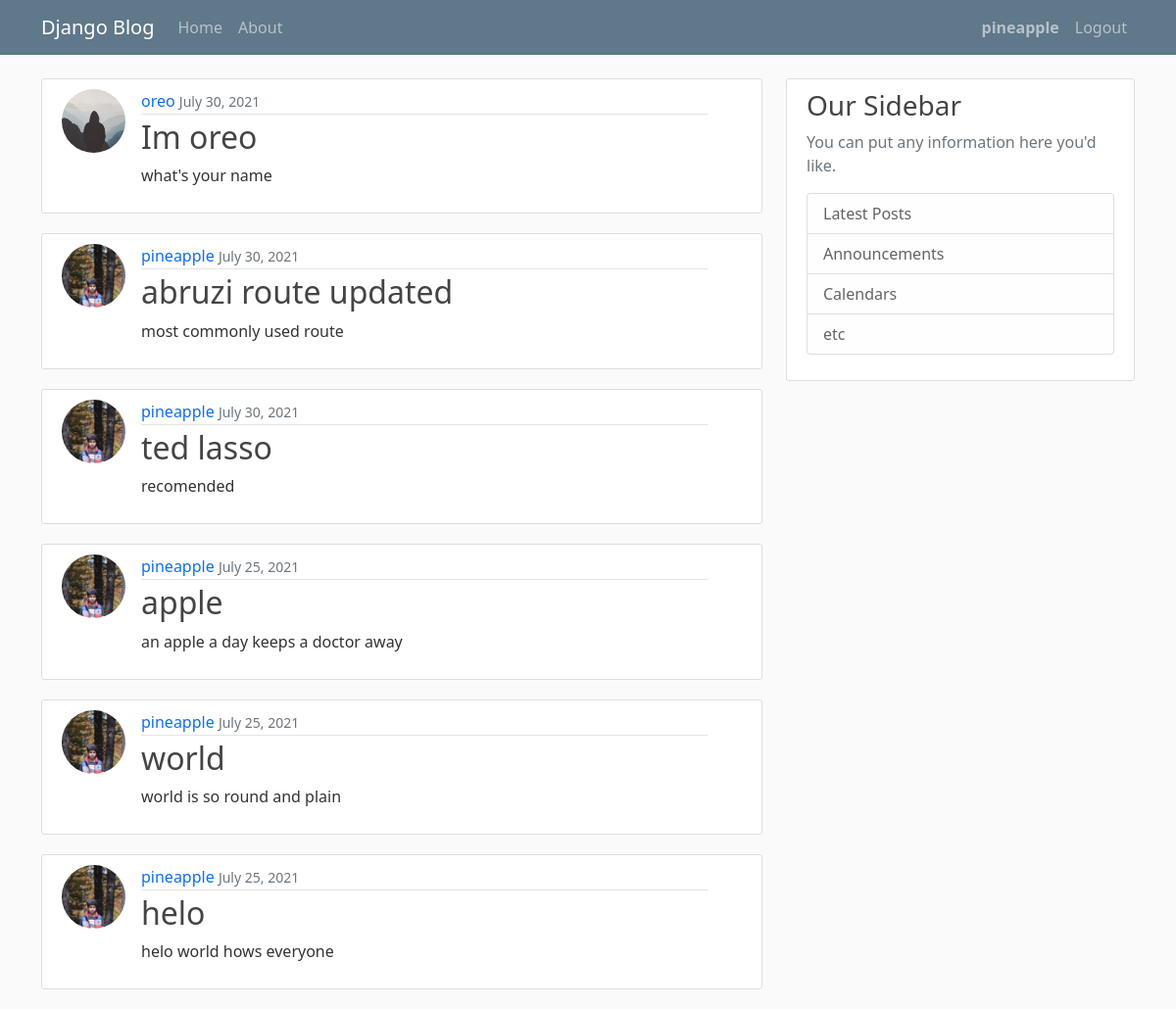
Screenshot of / (signed in) with the database file from the repository.
### blog/models.py (models this page shows, shortened)
class post (models.Model):
    title = models.CharField(max_length=100)
    content = models.TextField()
    date_posted = models.DateTimeField(default=timezone.now)
    author = models.ForeignKey(User, on_delete=models.CASCADE)

### users/models.py (models this page shows, shortened)
class Profile(models.Model):
    user = models.OneToOneField(User,on_delete=models.CASCADE)
    image = models.ImageField(default='default.jpg' , upload_to="profile_pics")

### blog/views.py (the view)
# urls.py: path('',PostListView.as_view(),name='blog-home'),
class PostListView(ListView):
    model = post
    template_name = 'blog/home.html'
    context_object_name = 'posts'
    ordering = ['-date_posted']

### blog/templates/blog/home.html
{% extends 'blog/base.html' %} {% block content %} {% for post in posts %}
<article class="row g-0 media content-section">
    <img class ='col-2 rounded-circle article-img' src="{{post.author.profile.image.url}}" alt="...">
    <div class="col-10 media-body">
      <div class="article-metadata">
        <a class="mr-2" href="{%url 'profile'%}">{{ post.author }}</a>
        <small class="text-muted">{{ post.date_posted|date:"F d, Y" }}</small>
      </div>
      <h2><a class="article-title" href="{%url 'Post-View' post.id %}">{{ post.title }}</a></h2>
      <p class="article-content">{{ post.content }}</p>
    </div>
  </article>
{% endfor %} {% endblock content %}

### blog/templates/blog/base.html (shortened to what this page needs)
{% load static %}
<!DOCTYPE html>
<html>
  <head>
    <link
      href="https://cdn.jsdelivr.net/npm/bootstrap@5.0.2/dist/css/bootstrap.min.css"
      rel="stylesheet"
    />
    <link rel="stylesheet" type= "text/css" href="{% static 'blog/mian.css' %}">
  </head>
  <body>
    <header class="site-header">
        <nav class="navbar navbar-expand-md navbar-dark bg-steel fixed-top">
          <div class="container">
            <a class="navbar-brand mr-4" href="{%url 'blog-home'%}">Django Blog</a>
            <div class="collapse navbar-collapse" id="navbarToggle">
              <div class="navbar-nav mr-auto">
                <a class="nav-item nav-link" href="{%url 'blog-home'%}">Home</a>
                <a class="nav-item nav-link" href="{%url 'blog-about'%}">About</a>
              </div>
              <div class="navbar-nav ms-auto">
                {%if user.is_authenticated%}
                <a class="nav-item nav-link " href="{%url 'profile'%}"><strong>{{user.username}}</strong></a>
                <a class="nav-item nav-link " href="{%url 'logout'%}">Logout</a>
                {%else%}
                <a class="nav-item nav-link " href="{%url 'login'%}">Login</a>
                <a class="nav-item nav-link " href="{%url 'register'%}">Register</a>
                {%endif%}
              </div>
            </div>
          </div>
        </nav>
      </header>
    <main role="main" class="container">
        <div class="row">
          <div class="col-md-8">
            {% block content %}{% endblock %}
          </div>
          <div class="col-md-4">
            <div class="content-section">
              <h3>Our Sidebar</h3>
              <p class='text-muted'>You can put any information here you'd like.
                <ul class="list-group">
                  <li class="list-group-item list-group-item-light">Latest Posts</li>
                  <li class="list-group-item list-group-item-light">Announcements</li>
                  <li class="list-group-item list-group-item-light">Calendars</li>
                  <li class="list-group-item list-group-item-light">etc</li>
                </ul>
              </p>
            </div>
          </div>
        </div>
      </main>
  </body>
</html>

### blog/static/blog/mian.css (style rules this page uses)
body { background: #fafafa; color: #333333; margin-top: 5rem; }
h1, h2, h3, h4, h5, h6 { color: #444444; }
ul { margin: 0; }
.bg-steel { background-color: #5f788a; }
.site-header .navbar-nav .nav-link { float: right; }
.content-section { background: #ffffff; padding: 10px 20px; border: 1px solid #dddddd; border-radius: 3px; margin-bottom: 20px; }
.article-title { color: #444444; text-decoration: none; }
.article-content { white-space: pre-line; }
.article-img { height: 65px; width: 65px; margin-right: 16px; }
.article-metadata { padding-bottom: 1px; margin-bottom: 4px; border-bottom: 1px solid #e3e3e3; }
.article-metadata a { text-decoration: none; }

### rows the page displays
post: author.profile.image (placeholder picture), author "oreo", date_posted "July 30, 2021", title "Im oreo", content "what's your name"
post: author.profile.image (picture), author "pineapple", date_posted "July 30, 2021", title "abruzi route updated", content "most commonly used route"
post: author.profile.image (picture), author "pineapple", date_posted "July 30, 2021", title "ted lasso", content "recomended"
post: author.profile.image (picture), author "pineapple", date_posted "July 25, 2021", title "apple", content "an apple a day keeps a doctor away"
post: author.profile.image (picture), author "pineapple", date_posted "July 25, 2021", title "world", content "world is so round and plain"
post: author.profile.image (picture), author "pineapple", date_posted "July 25, 2021", title "helo", content "helo world hows everyone"

### other values shown
{{ user.username }} "pineapple"
